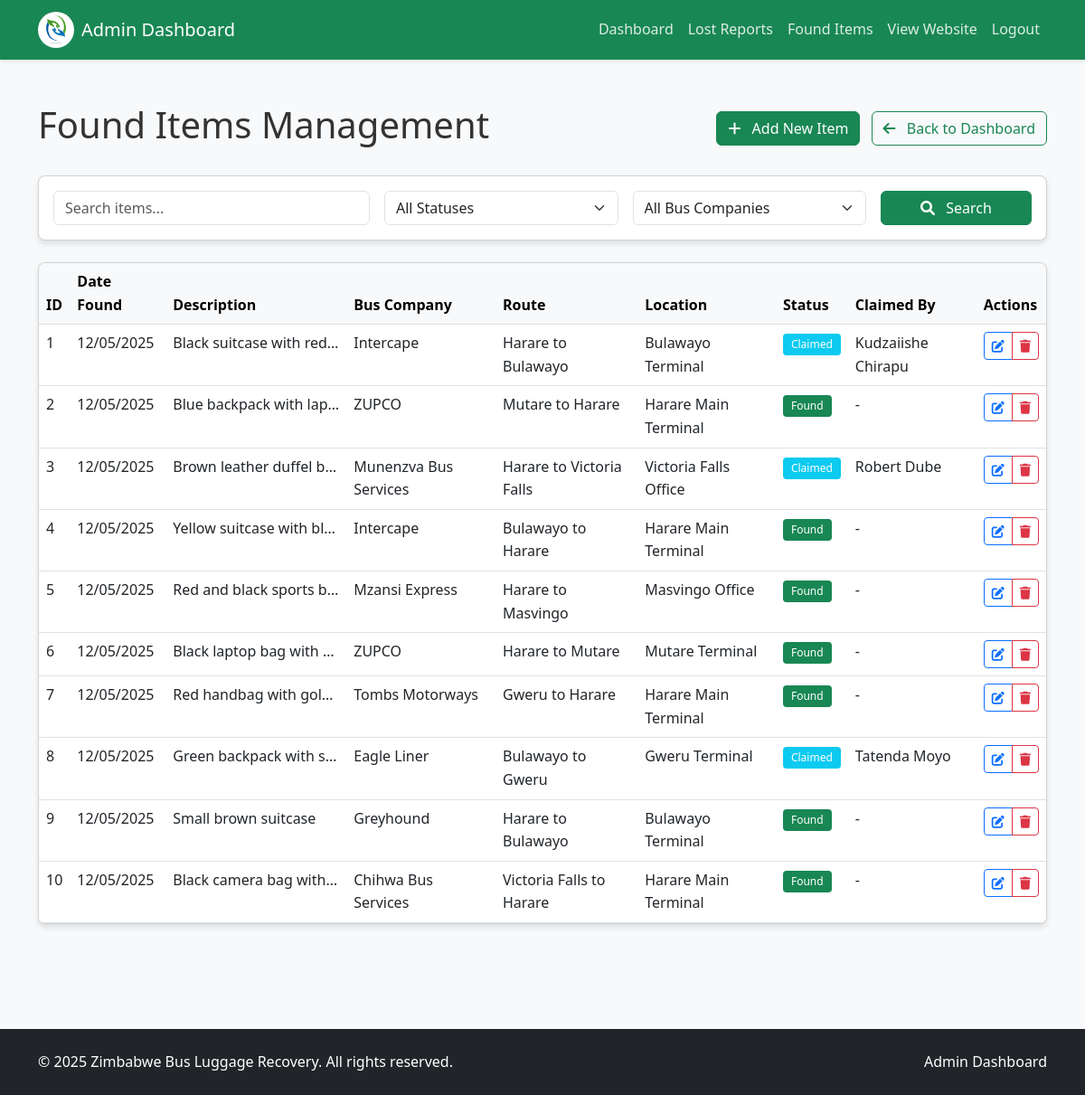
Page /found_items.php (signed in) on the committed database.
### tables this page shows
CREATE TABLE IF NOT EXISTS `found_items` (
  `id` int NOT NULL AUTO_INCREMENT,
  `date_found` timestamp NULL DEFAULT CURRENT_TIMESTAMP,
  `description` text NOT NULL,
  `bus_company_id` int NOT NULL,
  `route` varchar(255) NOT NULL,
  `location` varchar(255) NOT NULL,
  `status` enum('Found','Claimed') DEFAULT 'Found',
  `claimed_by` varchar(100) DEFAULT NULL,
  `claimer_contact` varchar(50) DEFAULT NULL,
  `claimer_email` varchar(100) DEFAULT NULL,
  `claimer_address` text,
  `claimer_photo` varchar(255) DEFAULT NULL,
  `claimed_date` timestamp NULL DEFAULT NULL,
  PRIMARY KEY (`id`),
  KEY `bus_company_id` (`bus_company_id`)
);

CREATE TABLE IF NOT EXISTS `bus_companies` (
  `id` int NOT NULL AUTO_INCREMENT,
  `name` varchar(100) NOT NULL,
  `created_at` timestamp NULL DEFAULT CURRENT_TIMESTAMP,
  PRIMARY KEY (`id`)
);

### found_items.php (the view, shortened to what this page needs)
<?php
require_once '../includes/db_connect.php';
require_once '../includes/functions.php';
$edit_item = null;
$search_term = isset($_GET['search']) ? sanitize_input($_GET['search']) : '';
$sql = "SELECT f.*, b.name as bus_company
        FROM found_items f
        JOIN bus_companies b ON f.bus_company_id = b.id
        WHERE 1=1";
$sql .= " ORDER BY f.date_found DESC";
$stmt = $conn->prepare($sql);
$stmt->execute();
$result = $stmt->get_result();
$items = $result->fetch_all(MYSQLI_ASSOC);
$bus_companies = get_bus_companies($conn);
?>
<!DOCTYPE html>
<html lang="en">
<head>
    <link href="https://cdn.jsdelivr.net/npm/bootstrap@5.3.0-alpha1/dist/css/bootstrap.min.css" rel="stylesheet">
    <link rel="stylesheet" href="https://cdnjs.cloudflare.com/ajax/libs/font-awesome/6.0.0/css/all.min.css">
    <link rel="stylesheet" href="../assets/css/style.css">
</head>
<body>
    <nav class="navbar navbar-expand-lg navbar-dark bg-success sticky-top">
        <div class="container">
            <a class="navbar-brand d-flex align-items-center" href="../index.php">
                <img src="../logo.jpg" alt="Logo" width="40" height="40" class="rounded-circle me-2">
                <span>Admin Dashboard</span>
            </a>
            <div class="collapse navbar-collapse" id="navbarNav">
                <ul class="navbar-nav ms-auto">
                    <li class="nav-item">
                        <a class="nav-link" href="dashboard.php">Dashboard</a>
                    </li>
                    <li class="nav-item">
                        <a class="nav-link" href="reports.php">Lost Reports</a>
                    </li>
                    <li class="nav-item">
                        <a class="nav-link active" href="found_items.php">Found Items</a>
                    </li>
                    <li class="nav-item">
                        <a class="nav-link" href="../index.php">View Website</a>
                    </li>
                    <li class="nav-item">
                        <a class="nav-link" href="logout.php">Logout</a>
                    </li>
                </ul>
            </div>
        </div>
    </nav>
    <div class="container py-5">
        <div class="d-flex justify-content-between align-items-center mb-4">
            <h1>Found Items Management</h1>
            <div>
                <?php if (isset($_GET['action']) && ($_GET['action'] === 'add' || $_GET['action'] === 'edit')): ?>
                    <a href="found_items.php" class="btn btn-outline-secondary me-2">
                        <i class="fas fa-times me-2"></i> Cancel
                    </a>
                <?php else: ?>
                    <a href="found_items.php?action=add" class="btn btn-success me-2">
                        <i class="fas fa-plus me-2"></i> Add New Item
                    </a>
                <?php endif; ?>
                <a href="dashboard.php" class="btn btn-outline-success">
                    <i class="fas fa-arrow-left me-2"></i> Back to Dashboard
                </a>
            </div>
        </div>
        <?php if (isset($_GET['action']) && ($_GET['action'] === 'add' || $_GET['action'] === 'edit')): ?>
            <div class="card mb-4">
                <div class="card-header bg-light">
                    <h5 class="mb-0"><?php echo isset($_GET['action']) && $_GET['action'] === 'edit' ? 'Edit' : 'Add New'; ?> Found Item</h5>
                </div>
                <div class="card-body">
                    <form method="post" action="<?php echo htmlspecialchars($_SERVER['PHP_SELF']); ?>">
                        <?php if (isset($_GET['action']) && $_GET['action'] === 'edit'): ?>
                            <input type="hidden" name="id" value="<?php echo $edit_item['id']; ?>">
                        <?php endif; ?>
                        <div class="row">
                            <div class="col-md-6 mb-3">
                                <label for="description" class="form-label">Description</label>
                                <textarea class="form-control" id="description" name="description" rows="3" required><?php echo isset($edit_item) ? htmlspecialchars($edit_item['description']) : ''; ?></textarea>
                            </div>
                            <div class="col-md-6 mb-3">
                                <label for="bus_company_id" class="form-label">Bus Company</label>
                                <select class="form-select" id="bus_company_id" name="bus_company_id" required>
                                    <option value="">Select Bus Company</option>
                                    <?php foreach ($bus_companies as $company): ?>
                                        <option value="<?php echo $company['id']; ?>" <?php echo isset($edit_item) && $edit_item['bus_company_id'] == $company['id'] ? 'selected' : ''; ?>>
                                            <?php echo htmlspecialchars($company['name']); ?>
                                        </option>
                                    <?php endforeach; ?>
                                </select>
                            </div>
                            <div class="col-md-6 mb-3">
                                <label for="route" class="form-label">Route</label>
                                <input type="text" class="form-control" id="route" name="route" value="<?php echo isset($edit_item) ? htmlspecialchars($edit_item['route']) : ''; ?>" required>
                            </div>
                            <div class="col-md-6 mb-3">
                                <label for="location" class="form-label">Location Found</label>
                                <input type="text" class="form-control" id="location" name="location" value="<?php echo isset($edit_item) ? htmlspecialchars($edit_item['location']) : ''; ?>" required>
                            </div>
                            <div class="col-md-6 mb-3">
                                <label for="status" class="form-label">Status</label>
                                <select class="form-select" id="status" name="status" required>
                                    <option value="Found" <?php echo isset($edit_item) && $edit_item['status'] === 'Found' ? 'selected' : ''; ?>>Found</option>
                                    <option value="Claimed" <?php echo isset($edit_item) && $edit_item['status'] === 'Claimed' ? 'selected' : ''; ?>>Claimed</option>
                                </select>
                            </div>
                            <div class="col-md-6 mb-3">
                                <label for="claimed_by" class="form-label">Claimed By</label>
                                <input type="text" class="form-control" id="claimed_by" name="claimed_by"
                                       value="<?php echo (isset($edit_item['claimed_by']) && $edit_item['claimed_by'] !== null && $edit_item['claimed_by'] !== '') ? htmlspecialchars($edit_item['claimed_by']) : ''; ?>">
                            </div>
                        </div>
                        <div class="mt-3">
                            <button type="submit" class="btn btn-success">
                                <i class="fas fa-save me-2"></i> Save Item
                            </button>
                        </div>
                    </form>
                </div>
            </div>
        <?php else: ?>
            <div class="card mb-4">
                <div class="card-body">
                    <form method="get" action="<?php echo htmlspecialchars($_SERVER['PHP_SELF']); ?>" class="row g-3">
                        <div class="col-md-4">
                            <input type="text" class="form-control" name="search" placeholder="Search items..." value="<?php echo htmlspecialchars($search_term); ?>">
                        </div>
                        <div class="col-md-3">
                            <select class="form-select" name="status">
                                <option value="">All Statuses</option>
                            </select>
                        </div>
                        <div class="col-md-3">
                            <select class="form-select" name="bus_company">
                                <option value="">All Bus Companies</option>
                            </select>
                        </div>
                        <div class="col-md-2">
                            <button type="submit" class="btn btn-success w-100">
                                <i class="fas fa-search me-2"></i> Search
                            </button>
                        </div>
                    </form>
                </div>
            </div>
            <div class="card">
                <div class="card-body p-0">
                    <div class="table-responsive">
                        <table class="table table-hover mb-0">
                            <thead class="table-light">
                                <tr>
                                    <th>ID</th>
                                    <th>Date Found</th>
                                    <th>Description</th>
                                    <th>Bus Company</th>
                                    <th>Route</th>
                                    <th>Location</th>
                                    <th>Status</th>
                                    <th>Claimed By</th>
                                    <th>Actions</th>
                                </tr>
                            </thead>
                            <tbody>
                                <?php if (empty($items)): ?>
                                    <tr>
                                        <td colspan="9" class="text-center py-3">No items found.</td>
                                    </tr>
                                <?php else: ?>
                                    <?php foreach ($items as $item): ?>
                                        <tr>
                                            <td><?php echo $item['id']; ?></td>
                                            <td><?php echo format_date($item['date_found']); ?></td>
                                            <td class="text-truncate" style="max-width: 200px;"><?php echo htmlspecialchars($item['description']); ?></td>
                                            <td><?php echo htmlspecialchars($item['bus_company']); ?></td>
                                            <td><?php echo htmlspecialchars($item['route']); ?></td>
                                            <td><?php echo htmlspecialchars($item['location']); ?></td>
                                            <td><?php echo get_status_badge($item['status']); ?></td>
                                            <td><?php echo (isset($item['claimed_by']) && $item['claimed_by'] !== null && $item['claimed_by'] !== '') ? htmlspecialchars($item['claimed_by']) : '-'; ?></td>
                                            <td>
                                                <div class="btn-group">
                                                    <a href="found_items.php?action=edit&id=<?php echo $item['id']; ?>" class="btn btn-sm btn-outline-primary">
                                                        <i class="fas fa-edit"></i>
                                                    </a>
                                                    <button type="button" class="btn btn-sm btn-outline-danger" onclick="confirmDelete(<?php echo $item['id']; ?>)">
                                                        <i class="fas fa-trash"></i>
                                                    </button>
                                                </div>
                                            </td>
                                        </tr>
                                    <?php endforeach; ?>
                                <?php endif; ?>
                            </tbody>
                        </table>
                    </div>
                </div>
            </div>
        <?php endif; ?>
    </div>
    <footer class="bg-dark text-white py-4 mt-5">
        <div class="container">
            <div class="row">
                <div class="col-md-6">
                    <p class="mb-0">&copy; <?php echo date('Y'); ?> Zimbabwe Bus Luggage Recovery. All rights reserved.</p>
                </div>
                <div class="col-md-6 text-md-end">
                    <p class="mb-0">Admin Dashboard</p>
                </div>
            </div>
        </div>
    </footer>
</body>
</html>

### functions.php (shortened to what this page needs)
<?php
function get_status_class($status) {
    switch ($status) {
        case 'Found':
            return 'bg-success';
        case 'Claimed':
            return 'bg-info';
    }
}
function get_status_badge($status) {
    $class = get_status_class($status);
    return '<span class="badge ' . $class . '">' . htmlspecialchars($status) . '</span>';
}
function format_date($date) {
    return date("d/m/Y", strtotime($date));
}
?>

### style.css (style rules this page uses)
:root { --primary-color: #166534; --secondary-color: #eab308; --light-color: #f8f9fa; --dark-color: #212529; --success-color: #16a34a; --danger-color: #dc3545; --warning-color: #ffc107; --info-color: #0dcaf0; }
body { font-family: 'Segoe UI', Tahoma, Geneva, Verdana, sans-serif; line-height: 1.6; color: #333; background-color: #f8f9fa; }
.navbar { box-shadow: 0 2px 4px rgba(0, 0, 0, 0.1); }
.navbar-dark .navbar-nav .nav-link { color: rgba(255, 255, 255, 0.85); transition: color 0.3s; }
.card { border-radius: 8px; overflow: hidden; box-shadow: 0 4px 6px rgba(0, 0, 0, 0.1); transition: transform 0.3s, box-shadow 0.3s; margin-bottom: 20px; }
.badge { padding: 0.5em 0.75em; font-weight: 500; border-radius: 4px; }
footer { background-color: var(--primary-color); }

### rows in the picture
found_items: id "1", date_found "12/05/2025", description "Black suitcase with red…", bus_company.name "Intercape", route "Harare to Bulawayo", location "Bulawayo Terminal", status "Claimed", claimed_by "Kudzaiishe Chirapu"
found_items: id "2", date_found "12/05/2025", description "Blue backpack with lap…", bus_company.name "ZUPCO", route "Mutare to Harare", location "Harare Main Terminal", status "Found"
found_items: id "3", date_found "12/05/2025", description "Brown leather duffel b…", bus_company.name "Munenzva Bus Services", route "Harare to Victoria Falls", location "Victoria Falls Office", status "Claimed", claimed_by "Robert Dube"
found_items: id "4", date_found "12/05/2025", description "Yellow suitcase with bl…", bus_company.name "Intercape", route "Bulawayo to Harare", location "Harare Main Terminal", status "Found"
found_items: id "5", date_found "12/05/2025", description "Red and black sports b…", bus_company.name "Mzansi Express", route "Harare to Masvingo", location "Masvingo Office", status "Found"
found_items: id "6", date_found "12/05/2025", description "Black laptop bag with…", bus_company.name "ZUPCO", route "Harare to Mutare", location "Mutare Terminal", status "Found"
found_items: id "7", date_found "12/05/2025", description "Red handbag with gol…", bus_company.name "Tombs Motorways", route "Gweru to Harare", location "Harare Main Terminal", status "Found"
found_items: id "8", date_found "12/05/2025", description "Green backpack with s…", bus_company.name "Eagle Liner", route "Bulawayo to Gweru", location "Gweru Terminal", status "Claimed", claimed_by "Tatenda Moyo"
found_items: id "9", date_found "12/05/2025", description "Small brown suitcase", bus_company.name "Greyhound", route "Harare to Bulawayo", location "Bulawayo Terminal", status "Found"
found_items: id "10", date_found "12/05/2025", description "Black camera bag with…", bus_company.name "Chihwa Bus Services", route "Victoria Falls to Harare", location "Harare Main Terminal", status "Found"
